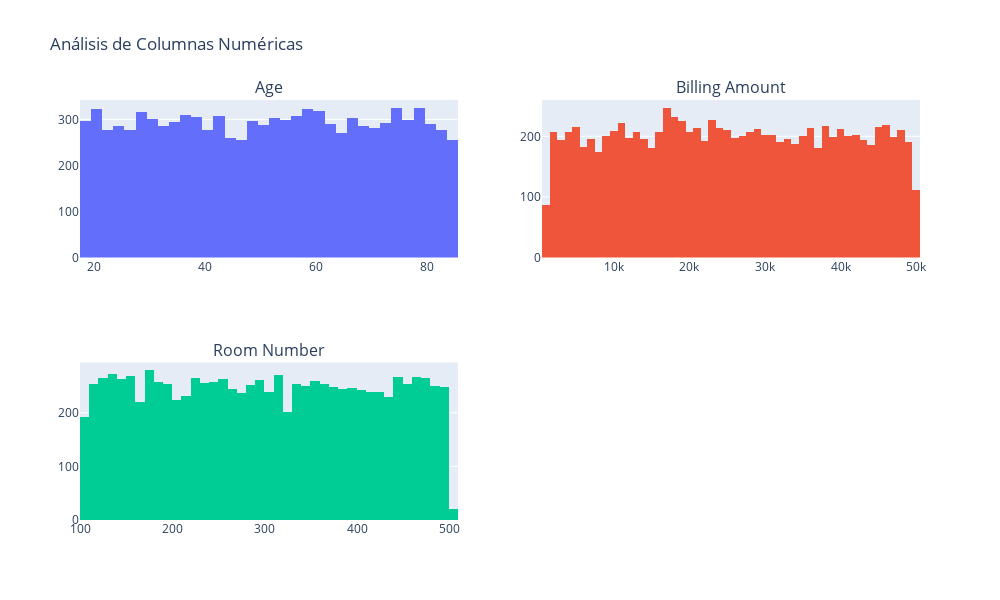

Notebook cell for this chart:
### Code cell
# Contando el número de columnas numéricas para definir el layout de subplots
num_cols = len(df.select_dtypes(include='number').columns)
rows = int(num_cols**0.5) + 1
cols = (num_cols // rows) + (num_cols % rows > 0)

# Creando una figura con subplots
fig = make_subplots(rows=rows, cols=cols, subplot_titles=df.select_dtypes(include='number').columns)

# Inicializando un contador para los subplots
plot_count = 1

for column in df.select_dtypes(include='number').columns:
    row = (plot_count - 1) // cols + 1
    col = (plot_count - 1) % cols + 1
    try:
        fig.add_trace(
            go.Histogram(x=df[column], nbinsx=50), 
            row=row, 
            col=col
        )
    except ValueError as e:
        print(f"Error plotting {column}: {e}")
    plot_count += 1

# Actualizando el layout de la figura para hacerla más estética
fig.update_layout(title_text="Análisis de Columnas Numéricas", showlegend=False)
fig.update_layout(height=600, width=1000)  # Ajusta estas dimensiones según tus necesidades

fig.show()

### Figure 1 — Plotly figure (JSON) as saved in the notebook; plotly's stock layout.template omitted (floating-point values rounded to 4 significant figures; data arrays with more than 128 entries replaced by an {"elided": "..."} marker saying what was removed)
{"data": [{"nbinsx": 50, "type": "histogram", "x": {"elided": "10000 int values"}, "xaxis": "x", "yaxis": "y"}, {"nbinsx": 50, "type": "histogram", "x": {"elided": "10000 float values"}, "xaxis": "x2", "yaxis": "y2"}, {"nbinsx": 50, "type": "histogram", "x": {"elided": "10000 int values"}, "xaxis": "x3", "yaxis": "y3"}], "layout": {"annotations": [{"font": {"size": 16}, "showarrow": false, "text": "Age", "x": 0.225, "xanchor": "center", "xref": "paper", "y": 1, "yanchor": "bottom", "yref": "paper"}, {"font": {"size": 16}, "showarrow": false, "text": "Billing Amount", "x": 0.775, "xanchor": "center", "xref": "paper", "y": 1, "yanchor": "bottom", "yref": "paper"}, {"font": {"size": 16}, "showarrow": false, "text": "Room Number", "x": 0.225, "xanchor": "center", "xref": "paper", "y": 0.375, "yanchor": "bottom", "yref": "paper"}], "height": 600, "showlegend": false, "title": {"text": "Análisis de Columnas Numéricas"}, "width": 1000, "xaxis": {"anchor": "y", "domain": [0, 0.45]}, "xaxis2": {"anchor": "y2", "domain": [0.55, 1]}, "xaxis3": {"anchor": "y3", "domain": [0, 0.45]}, "xaxis4": {"anchor": "y4", "domain": [0.55, 1]}, "yaxis": {"anchor": "x", "domain": [0.625, 1]}, "yaxis2": {"anchor": "x2", "domain": [0.625, 1]}, "yaxis3": {"anchor": "x3", "domain": [0, 0.375]}, "yaxis4": {"anchor": "x4", "domain": [0, 0.375]}}}
